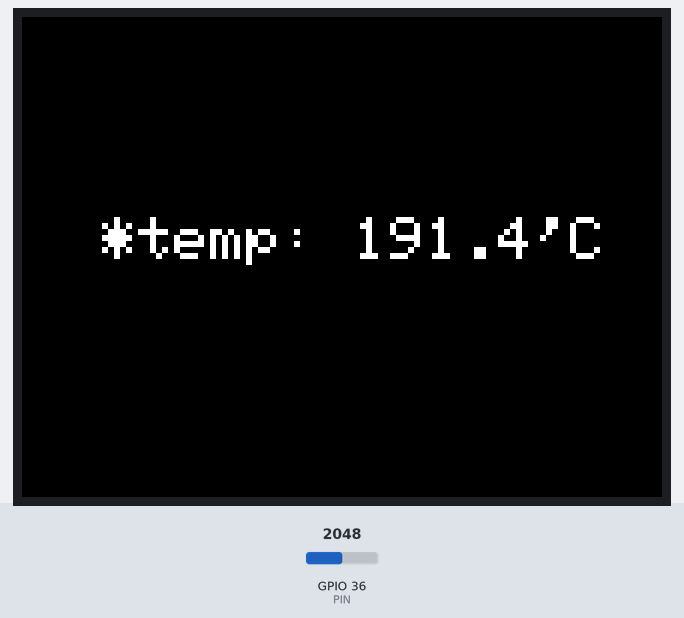
The sketch below on a simulated ESP32. On the bench: 320×240 colour display. The inputs (shaded band) are chosen by the test bench; at power-on: GPIO 36 (PIN) = 2048. What the sketch prints to the serial monitor is not drawn.

Above: at 1.3 s.
1.4 s: GPIO 36 (PIN) set to 2866
At 3.1 s:
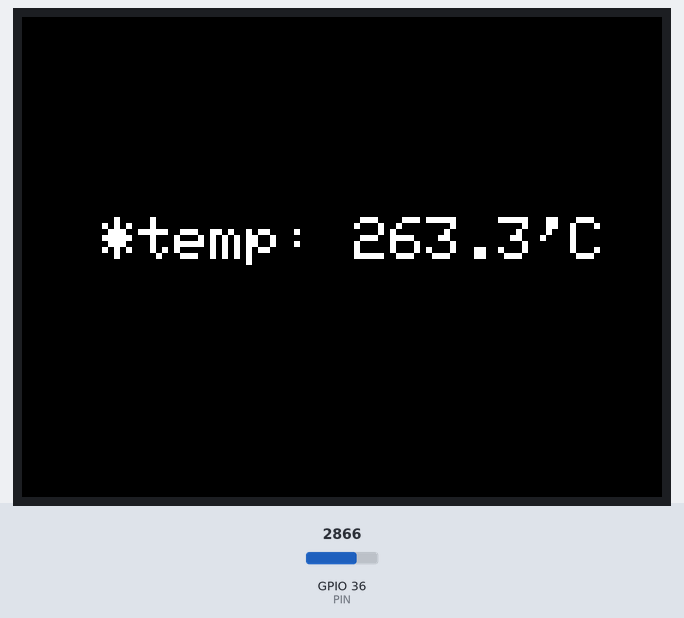
3.6 s: GPIO 36 (PIN) set to 3603
At 5.4 s:
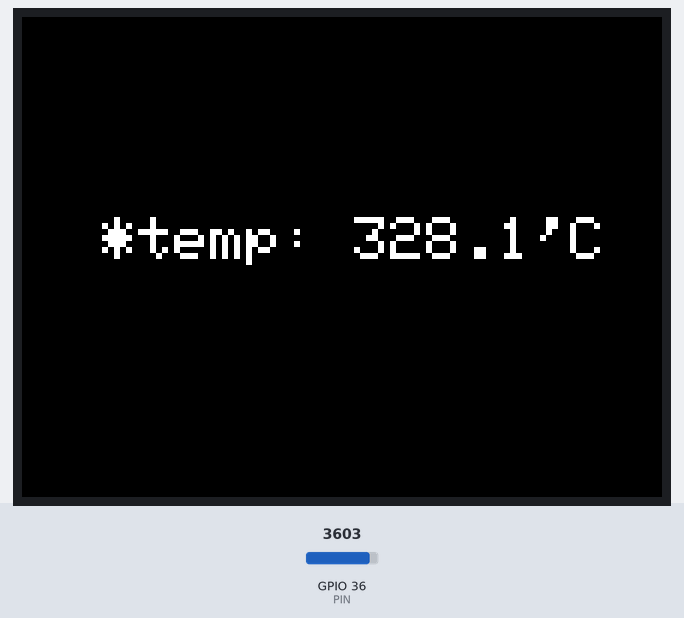
5.7 s: GPIO 36 (PIN) set to 4095
At 6.6 s:
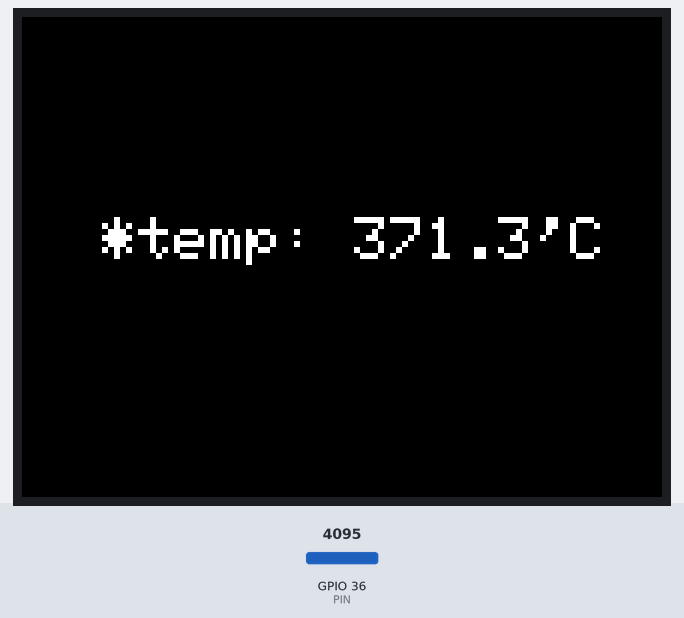
Timing chart, 0 to 8.7 s (numbered marks = the images above; inputs shaded):
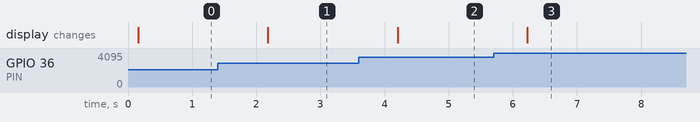

Measured:
- after the input at 1.4 s, the display: changes after 0.78 s (image 1)
- after the input at 3.6 s, the display: changes after 0.60 s (image 2)
- after the input at 5.7 s, the display: changes after 0.52 s (image 3)

The sketch:

temreture_sensor.ino
```cpp
#include<M5Stack.h>

// #define FONT_7SEG

#define PIN 36
#define MULTISAMPLES 10


void setup() {
  M5.begin();
  M5.Speaker.write(0);
  Serial.begin(115200);

  pinMode(PIN, INPUT);

#ifdef FONT_7SEG
  M5.Lcd.setTextSize(2);
  M5.Lcd.setTextColor(RED, BLACK);
#else
  M5.Lcd.setTextSize(3);
#endif // FONT_7SEG
}

void loop() {
  // loop する内容は明日書く
  float vout = 0.0;
  for (int i = 0; i < MULTISAMPLES; i++){
   vout += (float)analogRead(PIN) / 4095.0 * 3.6 + 0.1132;
  }
  vout /= MULTISAMPLES;
  Serial.printf("%4.1f\r\n", vout / 0.01);
#ifdef FRONT_7SEG
    char str [16];
    sprintf(atr, "%4.1f\r\n", vout / 0.01);
    M5.Lcd.drawString(str, 60, 60, 7);
#else
    M5.Lcd.setCursor(40, 100);
    M5.Lcd.printf("*temp: %4.1f'C", vout / 0.01);
#endif

    delay(1000);


}
```
